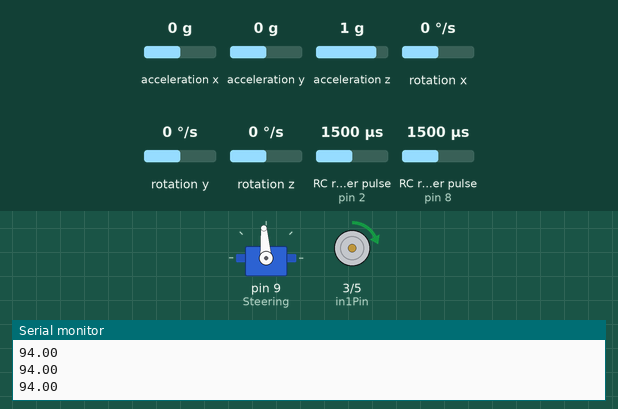
Recording of a sketch running on a simulated Arduino Uno, built with avr-gcc and run on an emulated ATmega328P. Parts: servo, motor-driver pin pairs drawn as motors (green arrow = first pin HIGH = forward, orange = second pin HIGH = backward, longer = more drive, scaled by the enable pin), the last lines printed to the serial monitor. Wiring (inferred from the names in the program): 2 × RC receiver channel: data pin 2 / data pin 8. The test bench sets the inputs (shaded band); at power-on: rotation z 0 °/s, RC receiver pulse (sensors on pin 2, pin 8) 1500 µs, acceleration x 0 g, acceleration y 0 g, acceleration z 1 g, rotation x 0 °/s, rotation y 0 °/s.

Above: at 1.2 s.
1.3 s: rotation z set to -100 °/s
At 2.4 s:
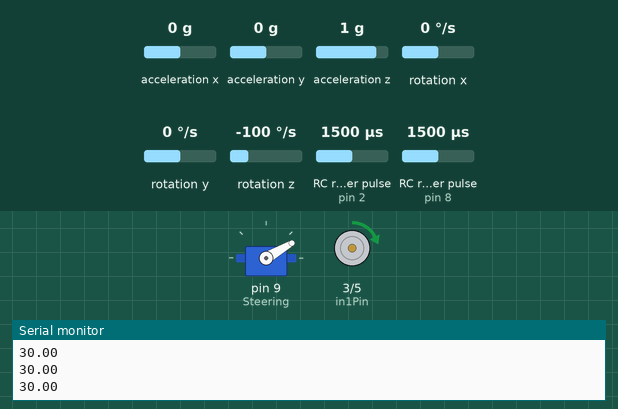
2.9 s: RC receiver pulse (sensor on pin 2) set to 1020 µs
At 4.1 s:
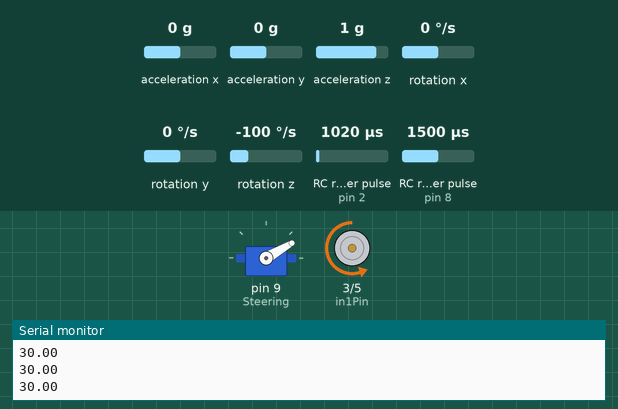
4.4 s: rotation z set to 100 °/s
At 5.1 s:
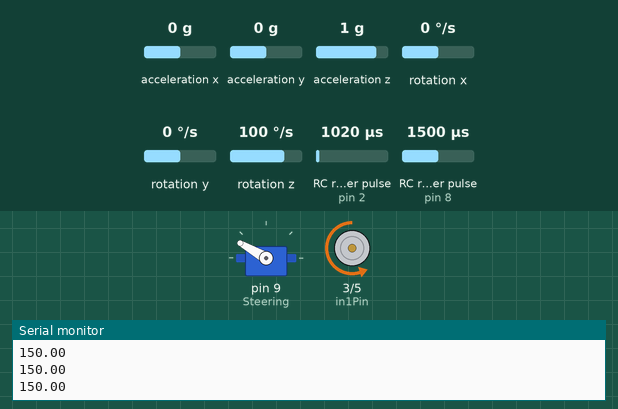
6.2 s: rotation z set to -14 °/s
At 7.7 s:
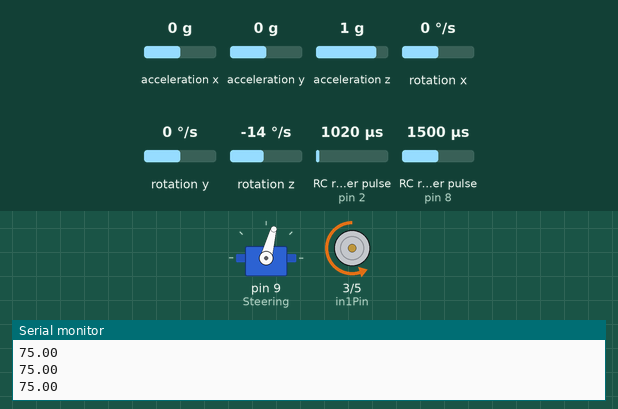
8.0 s: RC receiver pulse (sensor on pin 8) set to 1750 µs
At 8.3 s:
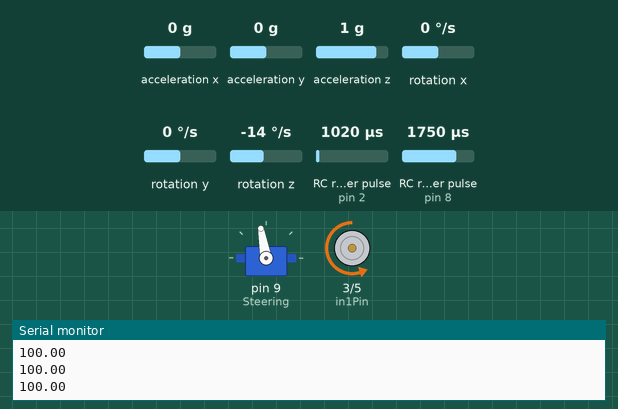
9.5 s: RC receiver pulse (sensor on pin 2) set to 1250 µs
At 10.5 s:
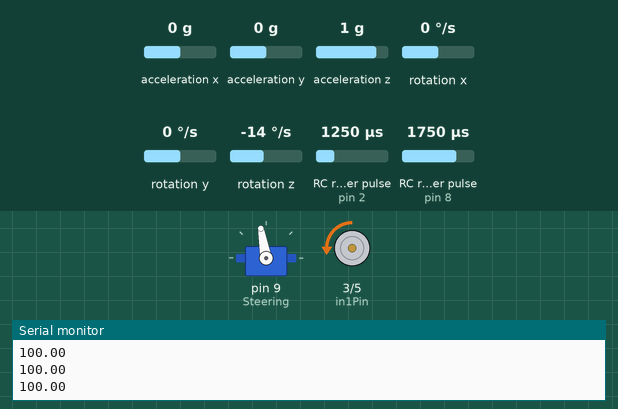
Timing chart, 0 to 12.0 s (numbered marks = the images above; inputs shaded):
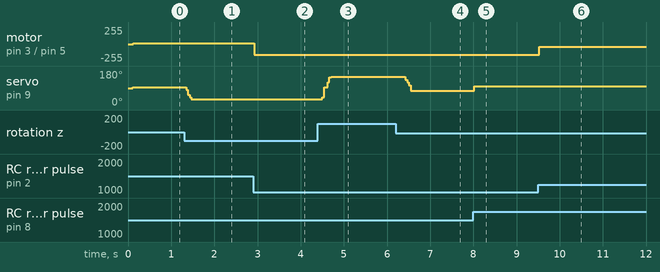

The sketch:

gyro_test3.ino
```cpp
#include <Servo.h>
#include <Wire.h>
#include <I2Cdev.h>
#include <MPU6050.h>
#define rcPin3 2  // throttle signal
#define rcPin1 8  // steering signal
#define rcPin2 10  // steering servo signal
int in1Pin = 3;      // Define L293D channel 1 pin
int in2Pin = 5;       // Define L293D channel 2 pin
int enable1Pin = 6;  // Define L293D enable 1 pin
int ch1 ;
int ch2 ;
float scaledResult;
const int numReadings = 10;    //+++++++++++++-------------------------gyro signal stabilisation ( also creatse lag )--------------------++++++++++++++++++++++++++
float gyrogain = 2; //++++++++++----------------- gyrogain setting
float serv ;
int readings[numReadings];      // the readings from the analog input
int readIndex = 0;              // the index of the current reading
int total = 0;                  // the running total
int average = 0;                // the average
Servo Steering;  // create servo object to control a servo
float gyro = 0;
int16_t val;
MPU6050 mpu6050;
int16_t ax, ay, az;  // raw accelerometer data register values
int16_t gx, gy, gz;  // raw gyroscope data register values
int16_t tr;          // raw temperature data register value
char buffer[7];      // temporary string buffer; used with dtostrf() function
boolean rotationDir;  // Define a variable to save the motor's rotation direction, true and false are represented by positive rotation and reverse rotation.
int rotationSpeed;    // Define a variable to save the motor rotation speed


void setup() {
  pinMode(in1Pin, OUTPUT);
  pinMode(in2Pin, OUTPUT);
  pinMode(enable1Pin, OUTPUT);
  Steering.attach(9);
  Steering.write(90);
   Wire.begin();          // initialize I2C bus (MPU6050 module)
   Serial.begin(19200);    // initialize serial bus (Serial Monitor)
   mpu6050.initialize();  // initialize MPU6050 sensor module
   Serial.print("MPU6050 module connection ");
   Serial.println(mpu6050.testConnection() ? "successful." : "failed.");
   setMPU6050Offsets(-3108,373,1040,54,11,15); // ++++++++++++++++++++----------------------- input the offset values for how u mount your IMU ----------------+++++++++++++++++++++++++
   Serial.println();  // blank line
   for (int thisReading = 0; thisReading < numReadings; thisReading++) {
    readings[thisReading] = 0;
    }

}
void loop() {
   // Read raw accel/gyro/temp sensor readings from module
   mpu6050.getMotion6(&ax, &ay, &az, &gx, &gy, &gz);
   ch1 = pulseIn(rcPin1, HIGH, 20000);  // geting steering signal from receiver
    ch1 = map((ch1), 870, 1950, 0, 180);     // mapping steering signal to 0 - 180 degrees
    if ((ch1 < 2)) {
    ch1 = 90 ;
    }
    if ((ch1)< 90){
    ch1 = (90-(ch1));
    scaledResult = fscale( 0, 90, 0, 90, ch1, -1.7); // ++++------ last nr sets expo for steering input from the receiver--------+++++++++
    ch1 = (90-(scaledResult));
    }
     if ((ch1)> 90){
    ch1 = ((ch1)-90);
    scaledResult = fscale( 0, 90, 0, 90, ch1, -1.7); // ++++------ last nr sets expo for steering input from the receiver--------+++++++++
    ch1 = (90+(scaledResult));
    }
  total = total - readings[readIndex]; //piece of the code for the moving average filter to filter somwehat the gyro raw data to get more smooth servo output can modify in setup as numReadings
  readings[readIndex] = ((gz)/131); // ((gz)/131) is the gyro acceleration data scaled for use in degrees/sec
  total = total + readings[readIndex];
  readIndex = readIndex + 1;
  if (readIndex >= numReadings) {
    readIndex = 0;
  }
  gyro = total / numReadings; // this is the averaged raw gyro result
  serv = ((ch1)+((gyro)*(gyrogain)));// applying the gyrogain and setting the angle ontop of the steering input signal
     if ((serv < 1)) { // filtering out to large and to small nrs
    serv = 0 ;
    }
       if ((serv >180)) {
    serv = 180 ;
    }

  serv = map((serv), 0, 180, 30, 150);// ---------++++++++++++ by adjusting the latter 2 nrs one can set custom endpoints
  Serial.println(serv);
  Steering.write(serv); // ouputting the servo angle


   ch2 = pulseIn(rcPin3, HIGH, 20000);  // geting throttle signal from receiver
   ch2 = map((ch2), 870, 1950, 0, 200);     // mapping throttle signal to 0 - 100 %
   if (ch2 >= 100) {           // checking motor rotation
    rotationDir = true;
    rotationSpeed = ch2-100;
    }

     if (ch2 <= 99) {           // checking motor rotation
    rotationDir = false;
    rotationSpeed = 100-ch2;
    }


   scaledResult = fscale( 0, 100, 0, 100, rotationSpeed, -1.7);      //++++--------- expo setting on motor speed
   rotationSpeed = abs((scaledResult));
    driveMotor(rotationDir, map(rotationSpeed, 0, 100, 0, 255));


}

void driveMotor(boolean dir, int spd) {
  // Control motor rotation direction
  if (rotationDir) {
    digitalWrite(in1Pin, HIGH);
    digitalWrite(in2Pin, LOW);
  }
  else {
    digitalWrite(in1Pin, LOW);
    digitalWrite(in2Pin, HIGH);
  }
  // Control motor rotation speed
  analogWrite(enable1Pin, constrain(spd, 0, 255));
}

float fscale( float originalMin, float originalMax, float newBegin, float
              newEnd, float inputValue, float curve) {

  float OriginalRange = 0;
  float NewRange = 0;
  float zeroRefCurVal = 0;
  float normalizedCurVal = 0;
  float rangedValue = 0;
  boolean invFlag = 0;


  // condition curve parameter
  // limit range

  if (curve > 10) curve = 10;
  if (curve < -10) curve = -10;

  curve = (curve * -.1) ; // - invert and scale - this seems more intuitive - postive numbers give more weight to high end on output
  curve = pow(10, curve); // convert linear scale into lograthimic exponent for other pow function

  /*
    Serial.println(curve * 100, DEC);   // multply by 100 to preserve resolution
    Serial.println();
  */

  // Check for out of range inputValues
  if (inputValue < originalMin) {
    inputValue = originalMin;
  }
  if (inputValue > originalMax) {
    inputValue = originalMax;
  }

  // Zero Refference the values
  OriginalRange = originalMax - originalMin;

  if (newEnd > newBegin) {
    NewRange = newEnd - newBegin;
  }
  else
  {
    NewRange = newBegin - newEnd;
    invFlag = 1;
  }

  zeroRefCurVal = inputValue - originalMin;
  normalizedCurVal  =  zeroRefCurVal / OriginalRange;   // normalize to 0 - 1 float

  /*
    Serial.print(OriginalRange, DEC);
    Serial.print("   ");
    Serial.print(NewRange, DEC);
    Serial.print("   ");
    Serial.println(zeroRefCurVal, DEC);
    Serial.println();
  */

  // Check for originalMin > originalMax  - the math for all other cases i.e. negative numbers seems to work out fine
  if (originalMin > originalMax ) {
    return 0;
  }

  if (invFlag == 0) {
    rangedValue =  (pow(normalizedCurVal, curve) * NewRange) + newBegin;

  }
  else     // invert the ranges
  {
    rangedValue =  newBegin - (pow(normalizedCurVal, curve) * NewRange);
  }

  return rangedValue;
}

// Prints current MPU6050 values
void printMPU6050Values() {
   Serial.print("aX = ");  Serial.print(dtostrf(ax/16384.0, 4, 1, buffer));  Serial.print(" g, ");
   Serial.print("aY = ");  Serial.print(dtostrf(ay/16384.0, 4, 1, buffer));  Serial.print(" g, ");
   Serial.print("aZ = ");  Serial.print(dtostrf(az/16384.0, 4, 1, buffer));  Serial.print(" g, ");
   Serial.print("gX = ");  Serial.print(dtostrf(gx/131.0, 6, 1, buffer));  Serial.print(" °/s, ");
   Serial.print("gY = ");  Serial.print(dtostrf(gy/131.0, 6, 1, buffer));  Serial.print(" °/s, ");
   Serial.print("gZ = ");  Serial.print(dtostrf(gz/131.0, 6, 1, buffer));  Serial.print(" °/s, ");
   Serial.print("T = ");  Serial.print(dtostrf(tr/340.0+36.53, 5, 1, buffer));  Serial.println(" °C");
}
// Prints current MPU6050 offsets
void printMPU6050Offsets() {
    Serial.print("MPU6050 offsets: ");
    Serial.print("aX = ");  Serial.print(dtostrf(mpu6050.getXAccelOffset(), 5, 0, buffer));
    Serial.print(", aY = ");  Serial.print(dtostrf(mpu6050.getYAccelOffset(), 5, 0, buffer));
    Serial.print(", aZ = ");  Serial.print(dtostrf(mpu6050.getZAccelOffset(), 5, 0, buffer));
    Serial.print(", gX = ");  Serial.print(dtostrf(mpu6050.getXGyroOffset(), 5, 0, buffer));
    Serial.print(", gY = ");  Serial.print(dtostrf(mpu6050.getYGyroOffset(), 5, 0, buffer));
    Serial.print(", gZ = ");  Serial.println(dtostrf(mpu6050.getZGyroOffset(), 5, 0, buffer));
}
// Sets new MPU6050 offsets
void setMPU6050Offsets(int16_t aX, int16_t aY, int16_t aZ, int16_t gX, int16_t gY, int16_t gZ) {
   Serial.print("Old ");  printMPU6050Offsets();
   mpu6050.setXAccelOffset(aX);
   mpu6050.setYAccelOffset(aY);
   mpu6050.setZAccelOffset(aZ);
   mpu6050.setXGyroOffset(gX);
   mpu6050.setYGyroOffset(gY);
   mpu6050.setZGyroOffset(gZ);
   Serial.print("New ");  printMPU6050Offsets();
}
```

Measured:
- after the input at 1.3 s, servo on pin 9 (Steering): 94° → 30° after 0.05 s
- after the input at 2.9 s, motor on pin 3 (in1Pin) / pin 5 (in2Pin): forward 15/255 → backward 158/255 at once
- after the input at 4.4 s, servo on pin 9 (Steering): 30° → 94° after 0.11 s, → 150° 0.12 s later
- after the input at 6.2 s, servo on pin 9 (Steering): 150° → 75° after 0.23 s
- after the input at 8.0 s, servo on pin 9 (Steering): 75° → 100° at once
- after the input at 9.5 s, motor on pin 3 (in1Pin) / pin 5 (in2Pin): backward 158/255 → backward 40/255 at once
